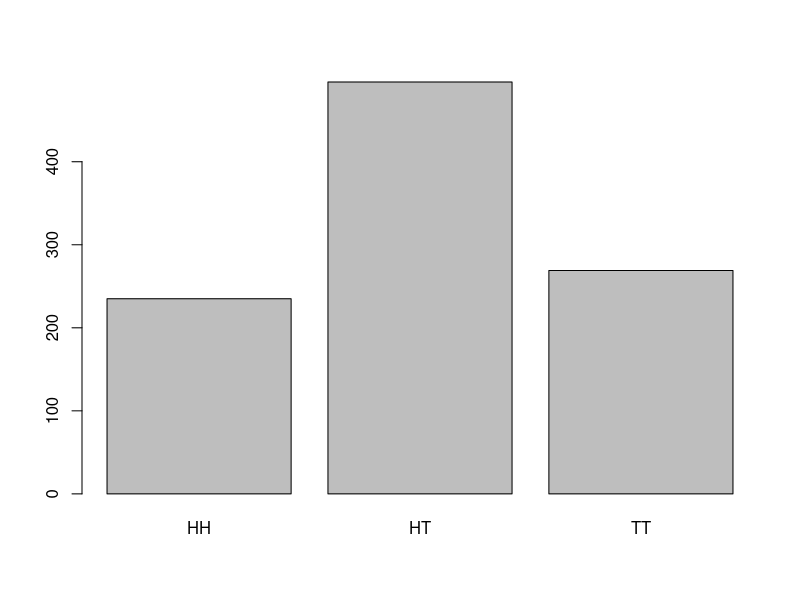

Here is the R script that generated this plot:
## ---- chunk 1
dbinom(0, 2, 0.5)
dbinom(1, 2, 0.5)
dbinom(2, 2, 0.5)
## ---- chunk 2
Two_cointosses_1000_times = sample(x=c("HH","HT","TT"), size=1000, replace = T, prob=c(.25,.50,.25))
barplot(table(Two_cointosses_1000_times))
